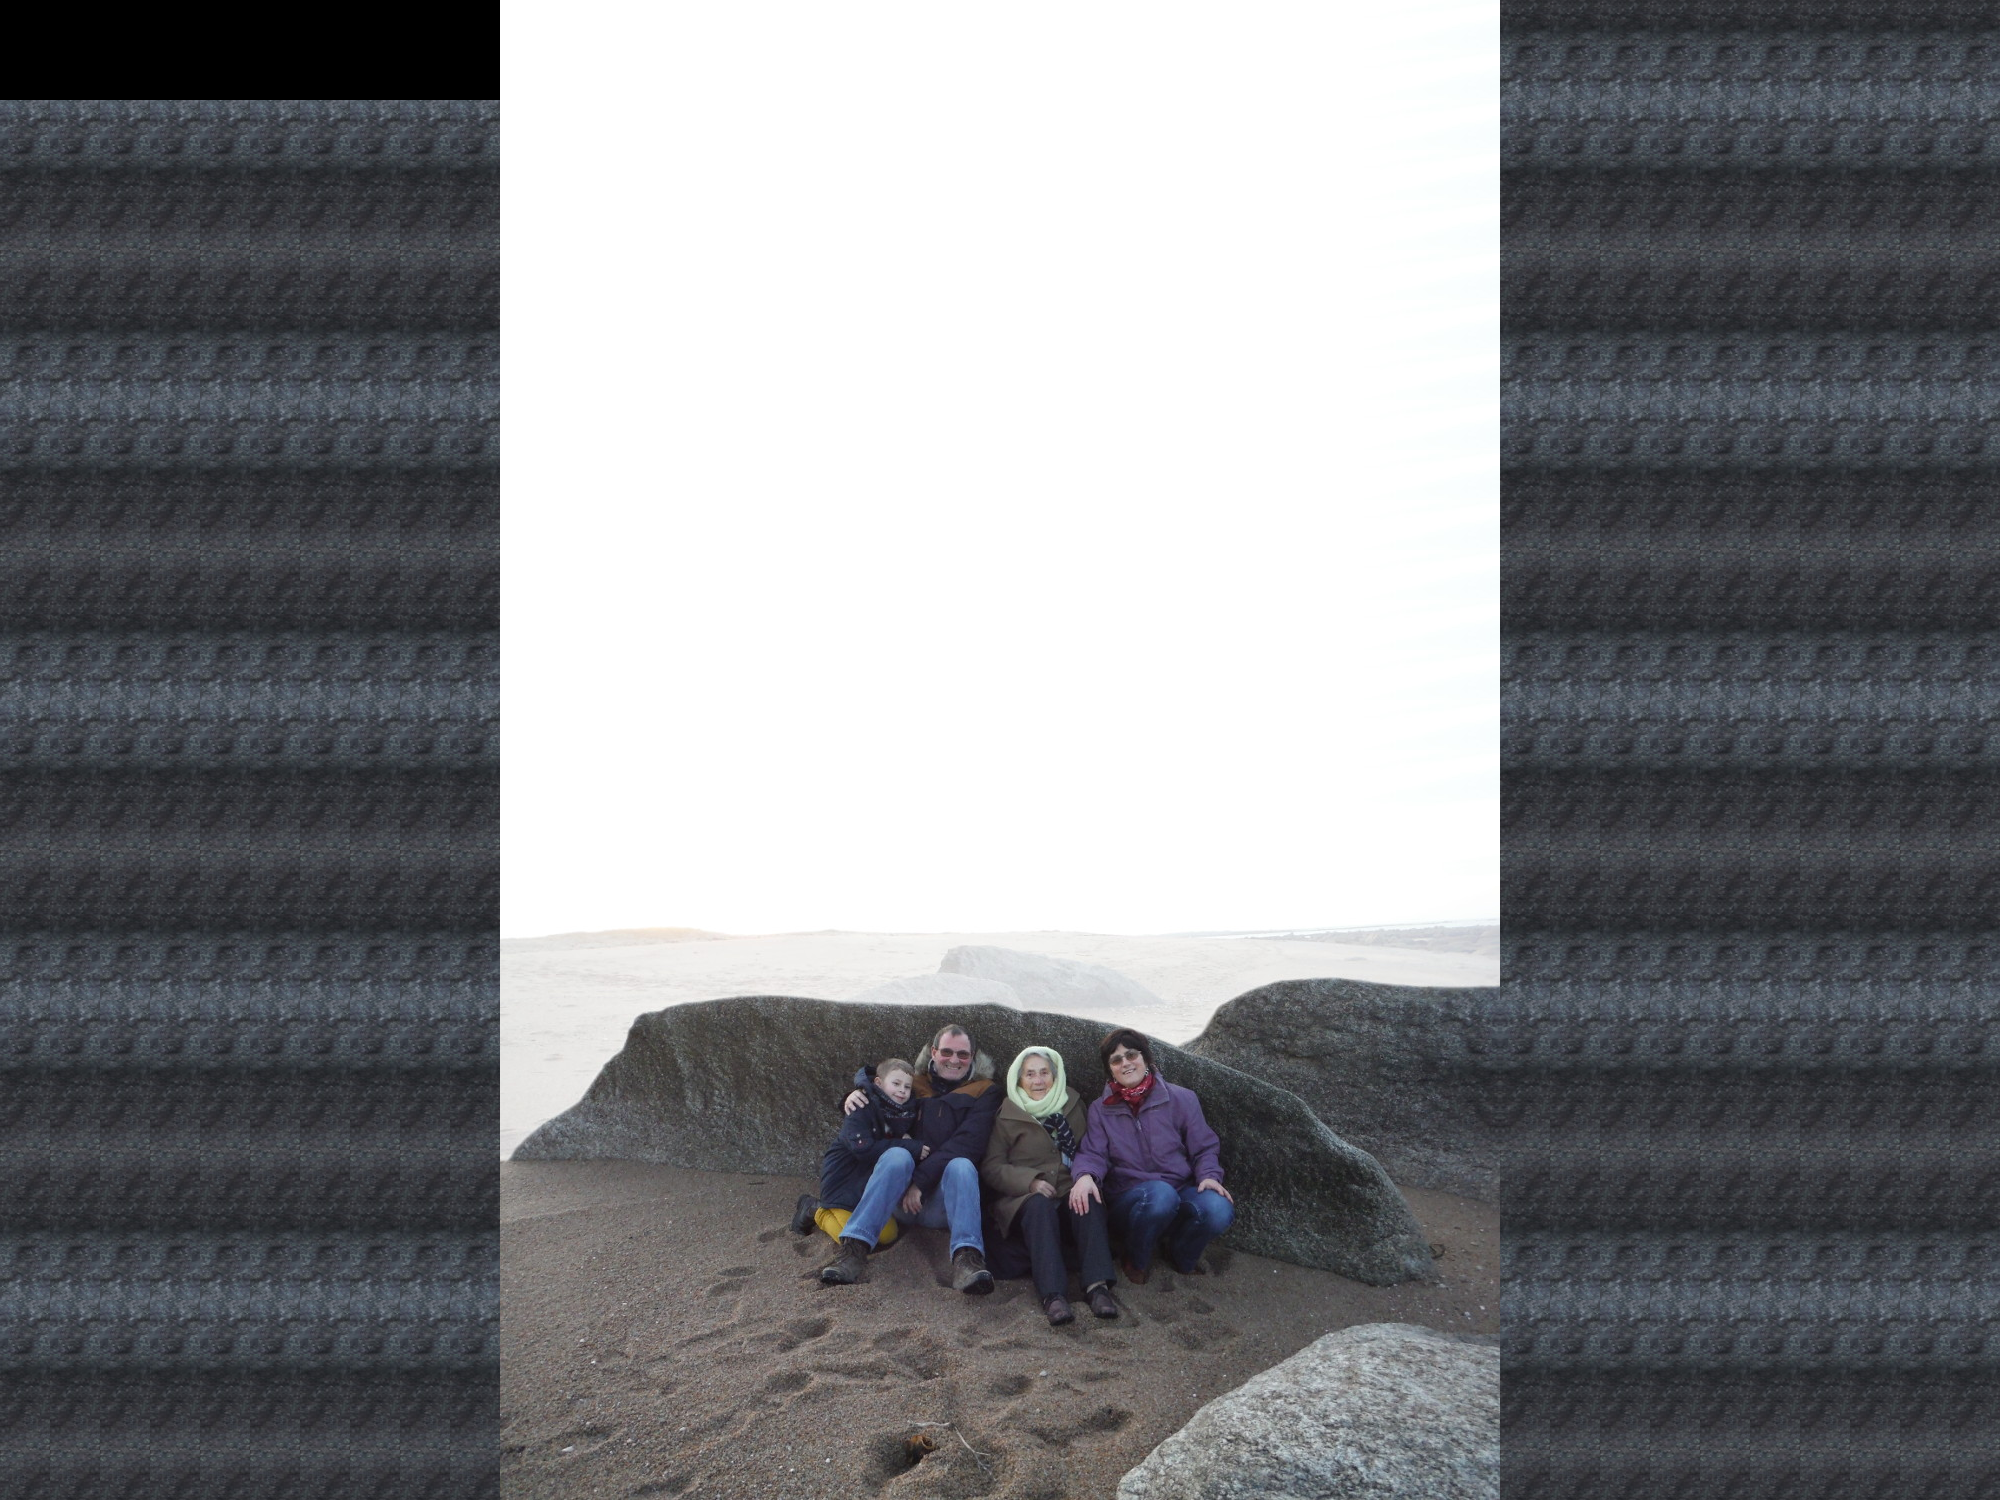

The image is a tile-based game level rendered from a .tmx file. Its description and source (layers, tilesets, objects; grid data summarised) follow:
An orthogonal 40x30 tile map with 50x50 px tiles, 1 tile layer (Tile Layer 1) and 2 objects (bottom, side).

<map version="1.0" orientation="orthogonal" renderorder="right-down" width="40" height="30" tilewidth="50" tileheight="50" nextobjectid="5">
 <tileset firstgid="1" name="plage" tilewidth="50" tileheight="50" tilecount="300" columns="20">
  <image source="Atlas/plage.png" width="1000" height="750" />
 </tileset>
 <layer name="Tile Layer 1" width="40" height="30">
  <data>[1200 cells, 1180 non-empty, 300 distinct tile ids]</data>
 </layer>
 <objectgroup name="Obstacles" offsetx="-4" offsety="0">
  <object id="3" name="bottom" x="1503" y="987">
   <polyline points="0,0 -217,-9 -279,17 -298,48 -322,61 -385,38 -481,23 -524,17 -795,10 -859,26 -878,65 -897,82 -919,115 -957,136 -990,175 -1001,175" />
  </object>
  <object id="4" name="side" x="1501.33" y="988">
   <polyline points="0,0 0,-986.667 -1005.33,-988 -1002.67,173.333 -770.667,177.333" />
  </object>
 </objectgroup>
</map>
